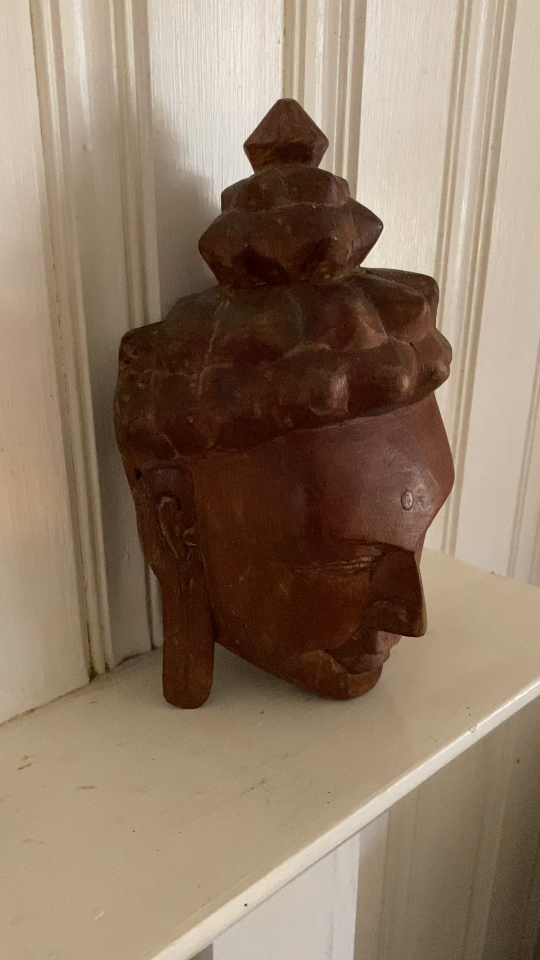
#> input picture SampleImages/buddha_001.png, 1080 x 1920 px (shown at 1/2 size)
$ python featureDetect.py
#> lines starting #> are read from the running program, lines starting #| are printed output that depends on the picture
import cv2
import numpy as np
import os

def extract_orb_features(image_path, nfeatures=500):
    #Load Image
#> called with image_path = 'SampleImages/buddha_001.png', nfeatures = 500
    image=cv2.imread(image_path,cv2.IMREAD_GRAYSCALE)
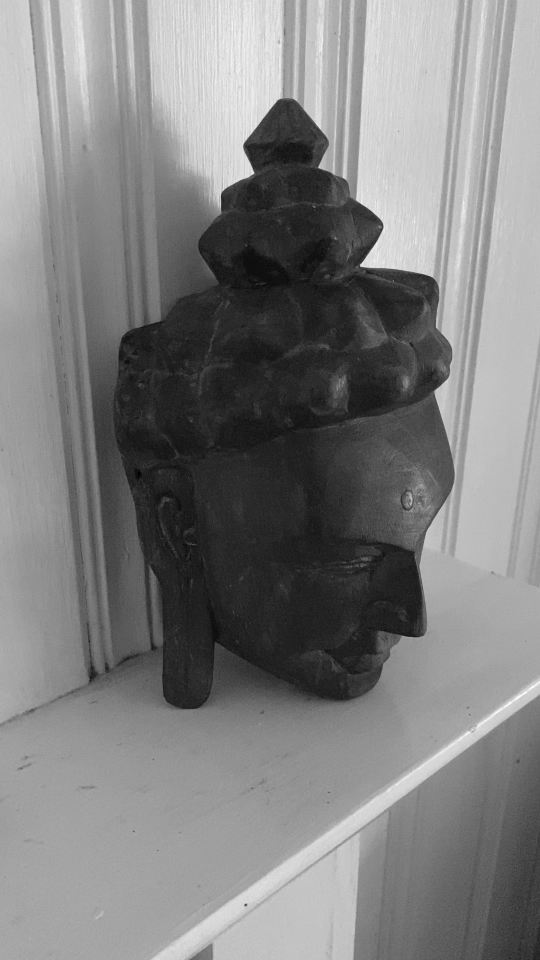
#> image: shape (1920, 1080) (shown at 1/2 size); min 0, max 255, mean 127.3
    if image is None:
        raise ValueError(f"Image at path '{image_path}' could not be load. ")

    #initialize ORB detector
    orb = cv2.ORB_create(nfeatures=nfeatures)

    # Detect Keypoint and compute Descriptors
    keypoints, descriptors = orb.detectAndCompute(image,None)
#> keypoints = 500 keypoints; strongest (x, y, size): (721, 530, 37.2), (722, 530, 53.6), (724, 527, 111.1), (726, 529, 92.6)

    return keypoints, descriptors, image

def visualize_keypoints(image,keypoints):
    # draw keypoints on image
    image_with_keypoints = cv2.drawKeypoints(
        image, keypoints, None, color=(0,255,0),
        flags=cv2.DrawMatchesFlags_DRAW_RICH_KEYPOINTS
    )


    # Create a resizable window
    cv2.namedWindow('ORB Keypoints', cv2.WINDOW_NORMAL)

    # Set the window size (e.g., 1980x1080)
    cv2.resizeWindow('ORB Keypoints', 1980, 1080)

    # Display the image
    cv2.imshow('ORB Keypoints', image_with_keypoints)
    cv2.waitKey(0)
    cv2.destroyAllWindows()


if __name__=="__main__":
    script_directory = os.path.dirname(os.path.abspath(__file__))
    image_path = os.path.join(script_directory, 'SampleImages', 'buddha_001.png')
    keypoints, descriptors, image =extract_orb_features(image_path)
    visualize_keypoints(image,keypoints)
#> in visualize_keypoints, `image_with_keypoints = cv2.drawKeypoints( image, keypoints, None, colo..`:
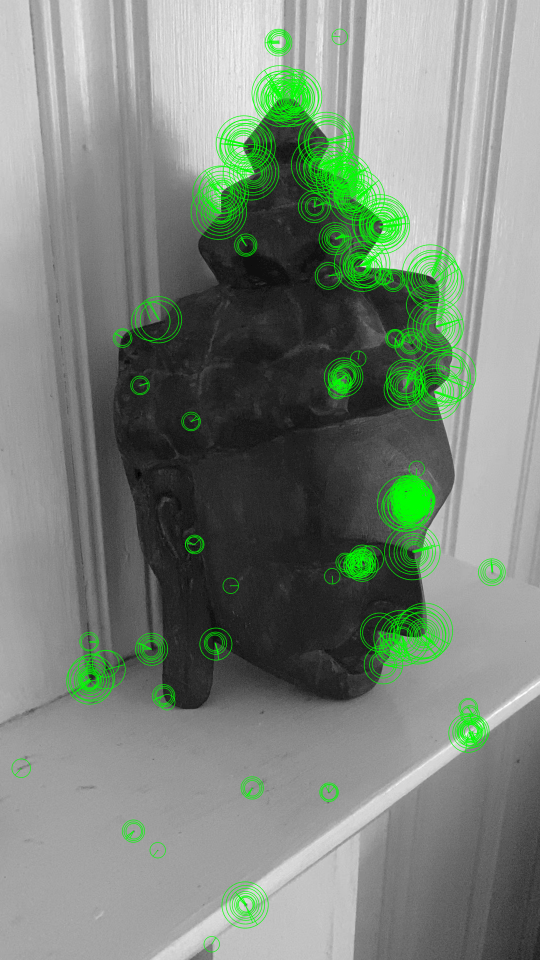
#> image_with_keypoints: shape (1920, 1080, 3) (shown at 1/2 size); mean of channels 0, 1, 2 122.2, 133.3, 122.2; drawn as B, G, R

$ run again, with SampleImages/buddha_004.png copied over SampleImages/buddha_001.png
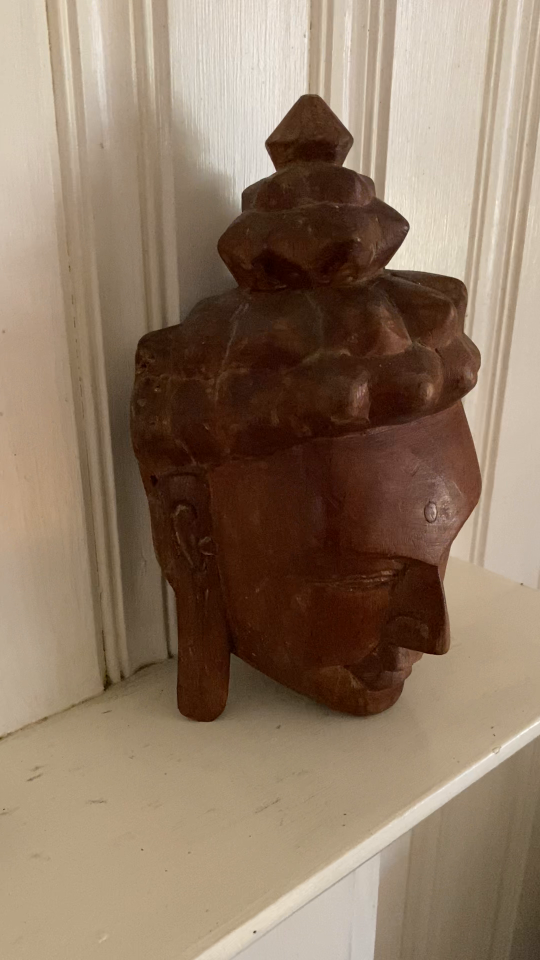
#> input picture SampleImages/buddha_004.png, 1080 x 1920 px (shown at 1/2 size)
#> in extract_orb_features, `image=cv2.imread(image_path,cv2.IMREAD_GRAYSCALE)`:
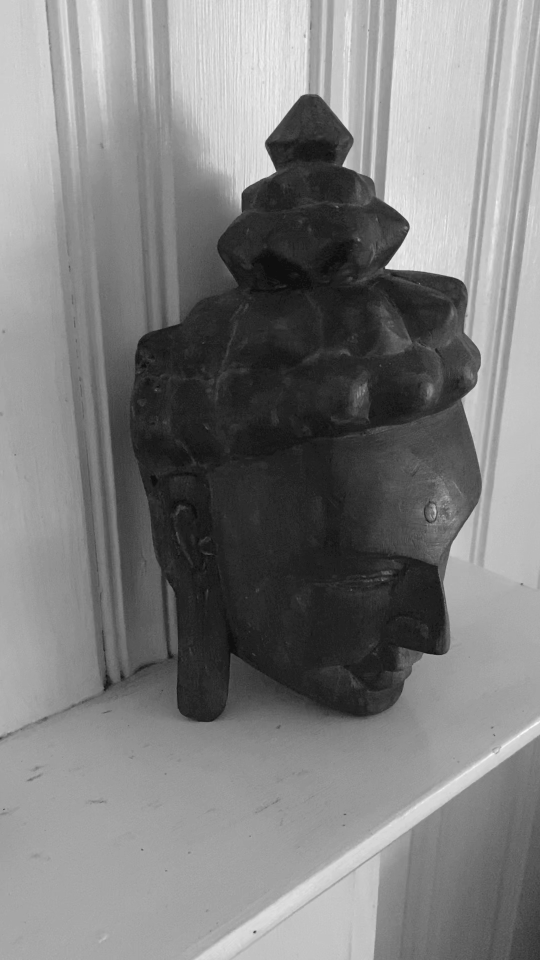
#> image: shape (1920, 1080) (shown at 1/2 size); min 0, max 254, mean 126.5
#> in extract_orb_features, `keypoints, descriptors = orb.detectAndCompute(image,None)`: keypoints = 500 keypoints; strongest (x, y, size): (772, 534, 44.6), (774, 533, 77.1), (771, 533, 64.3), (770, 535, 37.2)
#> in visualize_keypoints, `image_with_keypoints = cv2.drawKeypoints( image, keypoints, None, colo..`:
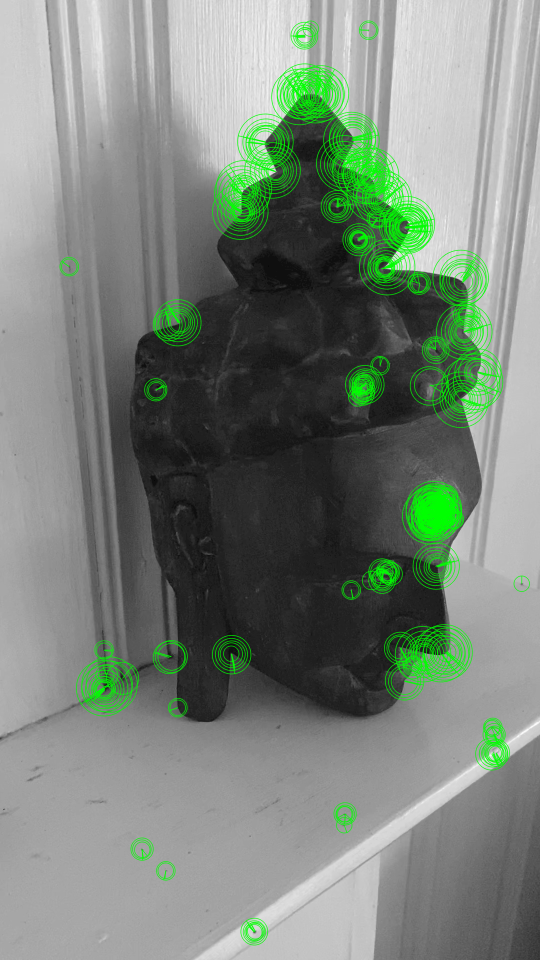
#> image_with_keypoints: shape (1920, 1080, 3) (shown at 1/2 size); mean of channels 0, 1, 2 121.5, 132.4, 121.5; drawn as B, G, R
